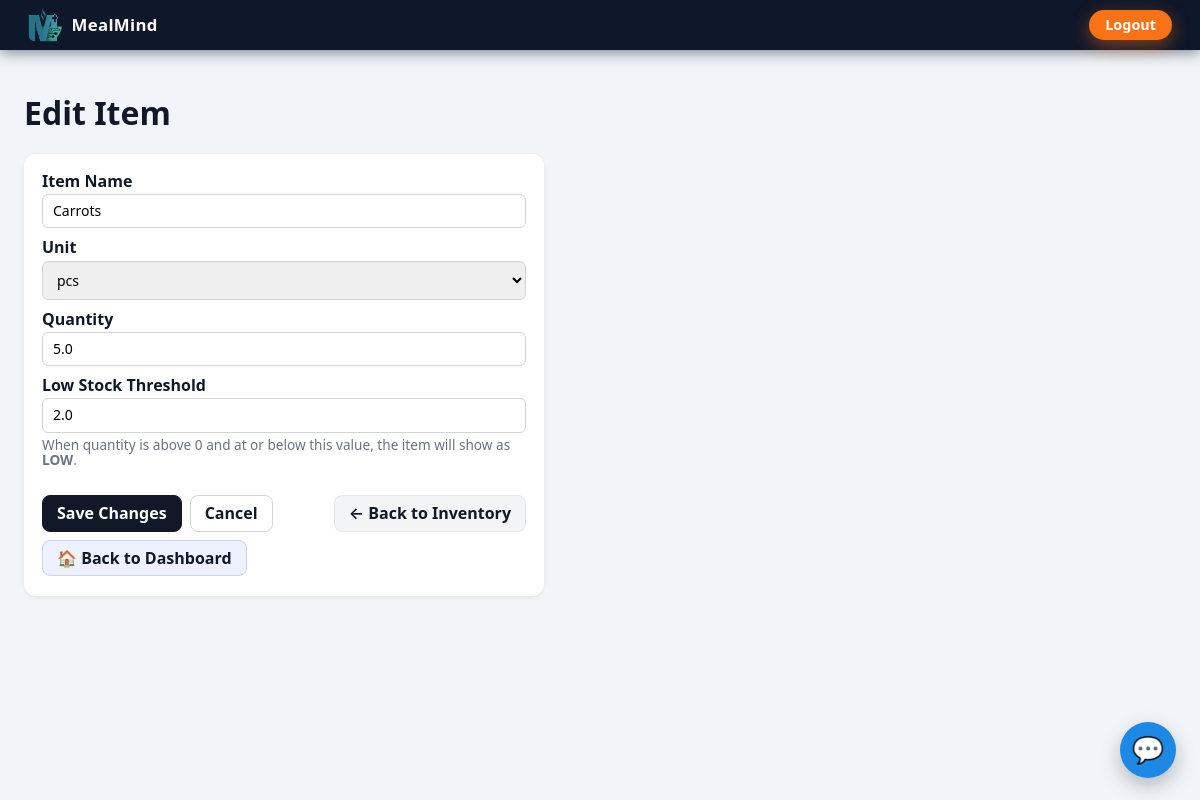
/inventory/1/edit (signed in), run on the app's committed database.
### models.py (models this page shows, shortened)
class InventoryItem(db.Model):
    __tablename__ = "inventory_item"
    id = db.Column(db.Integer, primary_key=True)
    name = db.Column(db.String(200), nullable=False, index=True)
    unit = db.Column(db.String(50), nullable=False, default="pcs")
    quantity = db.Column(db.Float, default=0.0)
    low_stock_threshold = db.Column(db.Float, default=0.0)
    created_at = db.Column(db.DateTime, default=datetime.utcnow)

### app.py (the view, shortened to what this page needs)
    @app.route("/inventory/<int:iid>/edit", methods=["GET", "POST"])
    @login_required
    def inventory_edit(iid):
        it = InventoryItem.query.get_or_404(iid)
        units = [
            "pcs",
            "kg",
            "g",
            "L",
            "mL",
            "pack",
            "bags",
            "cases",
            "dozen",
            "cans",
            "jugs",
            "bunches",
            "heads",
            "loaves",
            "bottles",
            "jars",
            "boxes",
        ]
        values = {
            "name": it.name,
            "unit": it.unit,
            "quantity": it.quantity,
            "low_stock_threshold": it.low_stock_threshold,
        }
        return render_template(
            "inventory_form.html",
            mode="edit",
            item_id=it.id,
            values=values,
            errors=[],
            units=units,
            limited=False,
        )

### app.py (called while the page is built, shortened)
def _try_entra_login():
    from models import User
    if not current_app.config.get("USE_ENTRA_ID"):
        return

def login_required(view):
    @wraps(view)
    def wrapped(*args, **kwargs):
        if "user" not in session:
            return redirect(url_for("login"))
        return view(*args, **kwargs)
    return wrapped

### templates/inventory_form.html (shortened to what this page needs)
{% extends "base.html" %}
{% block content %}
<h1>
  {% if mode == 'edit' %}Edit Item{% else %}New Item{% endif %}
</h1>
<div class="form-card">
  <form method="post">
    <div class="form-row">
      <label for="name">Item Name</label>
      <input
        id="name"
        name="name"
        type="text"
        value="{{ values.get('name', '') }}"
        required
      >
    </div>
    <div class="form-row">
      <label for="unit">Unit</label>
      <select id="unit" name="unit" {% if limited %}disabled{% endif %}>
        {% for u in units %}
          <option value="{{ u }}"
            {% if values.get('unit', 'pcs') == u %}selected{% endif %}
          >{{ u }}</option>
        {% endfor %}
      </select>
    </div>
    <div class="form-row">
      <label for="quantity">Quantity</label>
      <input
        id="quantity"
        name="quantity"
        type="number"
        step="0.01"
        min="0"
        value="{{ values.get('quantity', '') }}"
      >
    </div>
    <div class="form-row">
      <label for="low_stock_threshold">Low Stock Threshold</label>
      <input
        id="low_stock_threshold"
        name="low_stock_threshold"
        type="number"
        step="0.01"
        min="0"
        value="{{ values.get('low_stock_threshold', '') }}"
      >
      <p class="hint">
        When quantity is above 0 and at or below this value, the item will show as <strong>LOW</strong>.
      </p>
    </div>
    {% if not limited %}
      <div class="actions-row">
        <button type="submit" class="btn btn-primary">
          {% if mode == 'edit' %}Save Changes{% else %}Create{% endif %}
        </button>
        <a href="{{ url_for('inventory_list') }}" class="btn btn-outline">Cancel</a>
        <a href="{{ url_for('inventory_list') }}" class="btn btn-secondary">← Back to Inventory</a>
        <a href="{{ url_for('dashboard') }}" class="btn">🏠 Back to Dashboard</a>
      </div>
    {% else %}
      <p class="hint">You have view-only access to inventory items.</p>
      <div class="actions-row">
        <a href="{{ url_for('inventory_list') }}" class="btn btn-secondary">← Back to Inventory</a>
        <a href="{{ url_for('dashboard') }}" class="btn">🏠 Back to Dashboard</a>
      </div>
    {% endif %}
  </form>
</div>
{% endblock %}

### templates/base.html (style rules this page uses)
:root { --mm-bg: #f1f5f9; --mm-topbar-bg: #0f172a; --mm-topbar-shadow: 0 2px 14px rgba(15, 23, 42, 0.55); --mm-accent: #2563eb; --mm-accent-warm: #f97316; --mm-radius: 0.5rem; --mm-chat-blue: #1e88e5; --mm-chat-blue-light: #e3f2fd; --mm-chat-gray: #f5f5f7; --mm-chat-border: #d8dde6; }
* { box-sizing: border-box; }
body { margin: 0; font-family: system-ui, -apple-system, BlinkMacSystemFont, "Segoe UI", sans-serif; background: var(--mm-bg); color: #111827; }

### templates/inventory_form.html (style rules this page uses)
.form-card { max-width: 520px; background: #ffffff; border-radius: 12px; box-shadow: 0 1px 4px rgba(15, 23, 42, 0.08); padding: 18px 18px 20px; margin-top: 10px; }
.form-row { display: flex; flex-direction: column; margin-bottom: 10px; }
.form-row label { font-weight: 600; margin-bottom: 4px; }
.form-row input, .form-row select { padding: 8px 10px; border: 1px solid #d1d5db; border-radius: 6px; font-size: 14px; }
.hint { font-size: 0.85rem; color: #6b7280; margin-top: 4px; }
.actions-row { margin-top: 14px; display: flex; align-items: center; flex-wrap: wrap; gap: 8px; }
.btn { display: inline-flex; align-items: center; gap: 6px; background: #eef2ff; color: #111827; border: 1px solid #c7d2fe; padding: 8px 14px; border-radius: 8px; text-decoration: none; font-weight: 600; cursor: pointer; }
.btn-primary { background: #111827; color: #ffffff; border: 1px solid #111827; }
.btn-secondary { background: #f3f4f6; color: #111827; border: 1px solid #e5e7eb; }
.btn-outline { background: #ffffff; color: #111827; border: 1px solid #d1d5db; }

### data on the page
InventoryItem: name "Carrots", unit "pcs", quantity "5.0", low_stock_threshold "2.0"
